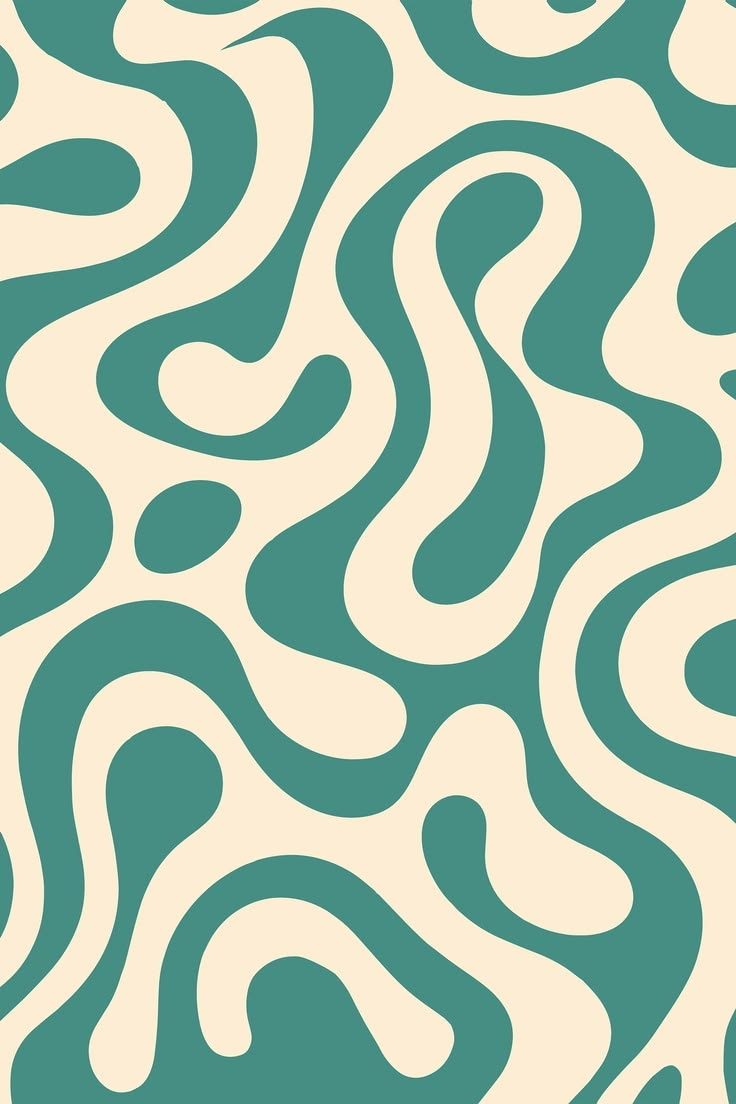
#> input picture assets/src-pattern/liquido/rif-1.png, 736 x 1104 px, found by its file name; its folder holds only this picture in this run
$ python vectorize_liquid.py
#> lines starting #> are read from the running program, lines starting #| are printed output that depends on the picture; after the words box and inside, x2 and y2 are one past the last pixel; in counts of white or black regions, pixels touching at a corner belong together
"""Liquid backgrounds (rif. Vittorio, 13/11): the reference rasters in assets/src-pattern/liquido/ are traced
into vector SVG and recoloured to the Glamood palette. Vector output = sharp at any size (4K, Retina),
so no resolution is lost. Each palette level of the source (sorted dark -> light) maps to one brand colour.
Usage: python3 tools/vectorize_liquid.py   ->   assets/svg/liquido-<name>.svg"""
import cv2, numpy as np
from PIL import Image

# name: (source, colours, ramp dark->light, crop box or None)
JOBS = {
 'petrolio-crema': ('rif-1', 2, ['#0F6870', '#F4EFE8'], None),          # bold two-tone, section bands
 'crema-tono':     ('rif-1', 2, ['#DCE8E3', '#F4EFE8'], None),          # quiet tone-on-tone for light pages
 'miele':          ('rif-2', 2, ['#EDCF8C', '#F5E4B8'], None),          # cera: honey two-tone
 'miele-ricco':    ('rif-3', 4, ['#D9AD5B', '#E7C57C', '#F1DCA8', '#F8EDD0'], None),
 'petrolio-tono':  ('rif-4', 4, ['#07343A', '#0A4A50', '#0C5A61', '#11717A'], None),  # crema styling (dark)
 'salvia':         ('rif-5', 2, ['#C6DCD6', '#E7F0ED'], None),          # balsamo barba (bergamotto)
 'gocce':          ('rif-6', 2, ['#CFE3DE', '#F4EFE8'], (0, 0, 1080, 1560)),  # crop: drop the shadow artefact
 'notte':         ('rif-1', 2, ['#0A4A50', '#0C5660'], None),          # the whole line: calm tone-on-tone
 'abisso':         ('rif-7', 4, ['#05292D', '#0A4A50', '#0F6870', '#3E9A9F'], None),  # the whole line, dark
}
SCALE = 2  # trace on an upscaled copy: smoother contours

def smooth_path(c):
    pts = c.reshape(-1, 2).astype(float) / SCALE
    if len(pts) < 3: return ''
    for _ in range(2):  # Chaikin corner cutting removes raster wobble
        q = np.roll(pts, -1, axis=0)
        pts = np.vstack([0.75 * pts + 0.25 * q, 0.25 * pts + 0.75 * q]).reshape(2, -1, 2).transpose(1, 0, 2).reshape(-1, 2)
    mids = (pts + np.roll(pts, -1, axis=0)) / 2
    d = f'M{mids[-1][0]:.1f} {mids[-1][1]:.1f}'
    for p, m in zip(pts, mids): d += f'Q{p[0]:.1f} {p[1]:.1f} {m[0]:.1f} {m[1]:.1f}'
    return d + 'Z'

for name, (src, k, ramp, crop) in JOBS.items():
    im = Image.open(f'assets/src-pattern/liquido/{src}.png').convert('RGB')
#> im is the input picture: PIL image 736x1104 RGB; mean R, G, B 164.3, 191.2, 172.8
    if crop: im = im.crop(crop)
    w, h = im.size
#> w = 736; h = 1104
    a = cv2.resize(np.asarray(im), (w * SCALE, h * SCALE), interpolation=cv2.INTER_CUBIC)
    a = cv2.bilateralFilter(a, 9, 40, 9)  # flatten gradients/noise inside the shapes
    q = Image.fromarray(a).quantize(k, method=Image.Quantize.MEDIANCUT)
    pal = np.array(q.getpalette()[:k * 3]).reshape(k, 3).astype(float); idx = np.asarray(q)
#> after `pal = np.array(q.getpalette()[:k * 3]).reshape(k, 3).astype(float)`: pal = [[252, 238, 212], [74, 143, 132]]
#> after `idx = np.asarray(q)`:
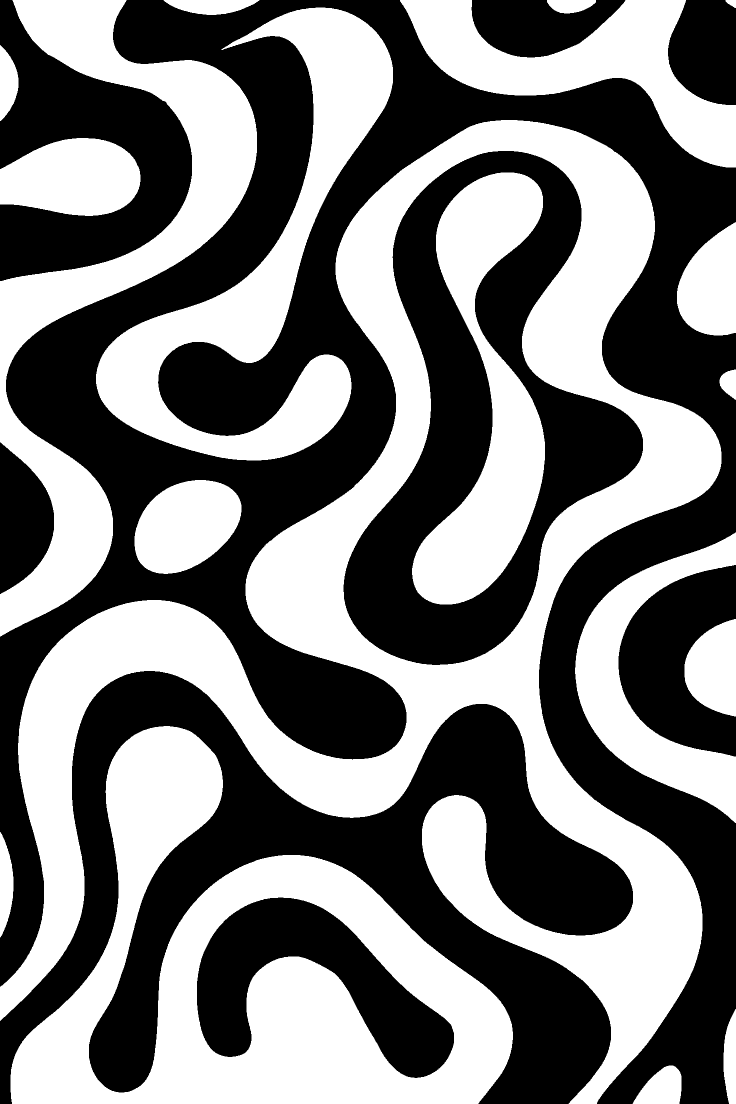
#> idx: shape (2208, 1472) (shown at 1/2 size); values 0 (black) and 1 (white), 48.3% white; 19 white regions, largest, box (x1, y1, x2, y2) and area: (0, 240, 1443, 2208) 604378, (21, 1452, 1026, 2208) 293538, (0, 0, 514, 1273) 158739
    lum = pal @ [0.2126, 0.7152, 0.0722]
#> lum = [239.1, 127.5]
    order = np.argsort(lum)  # dark -> light
#> order = [1, 0]
    colour = {int(ci): ramp[r] for r, ci in enumerate(order)}
#> colour = {1: '#0F6870', 0: '#F4EFE8'}
    counts = np.bincount(idx.ravel(), minlength=k)
#> counts = [1681433, 1568743]
    base = int(np.argmax(counts))  # most frequent level becomes the background rect
#> base = 0
    parts = [f'<svg xmlns="http://www.w3.org/2000/svg" viewBox="0 0 {w} {h}" preserveAspectRatio="xMidYMid slice"><rect width="{w}" height="{h}" fill="{colour[base]}"/>']
    for ci in [int(c) for c in order if int(c) != base]:
        mask = (idx == ci).astype(np.uint8) * 255
        mask = cv2.morphologyEx(mask, cv2.MORPH_OPEN, np.ones((5, 5), np.uint8))
        mask = cv2.morphologyEx(mask, cv2.MORPH_CLOSE, np.ones((5, 5), np.uint8))
        cs, _ = cv2.findContours(mask, cv2.RETR_CCOMP, cv2.CHAIN_APPROX_NONE)
        d = ''.join(smooth_path(cv2.approxPolyDP(c, 2.0, True)) for c in cs if cv2.contourArea(c) > 400)
        if d: parts.append(f'<path fill="{colour[ci]}" stroke="{colour[ci]}" stroke-width="1.6" stroke-linejoin="round" fill-rule="evenodd" d="{d}"/>')
#> this loop made 1 pass
#> d on pass 1: 'M93.6 0.5'
#> after the loop, parts = 2 items
    parts.append('</svg>')
    out = f'assets/svg/liquido-{name}.svg'
    open(out, 'w').write(''.join(parts))
    print(out, w, h, round(len(''.join(parts)) / 1024), 'KB')
#| assets/svg/liquido-petrolio-crema.svg 736 1104 76 KB
#> (the run stopped early here; a loop or call above may not have finished)
